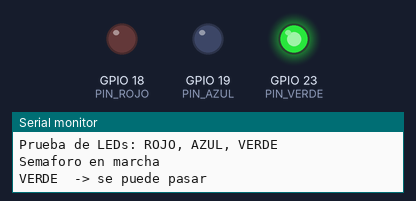
Bench run of a sketch on a simulated ESP32. On the bench: output pins drawn as LEDs (lit = HIGH), the last lines printed to the serial monitor.

Above: at 4.0 s.
At 6.62 s:
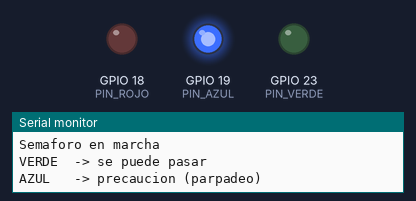
At 7.87 s:
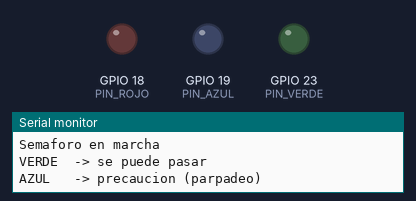
At 12.0 s:
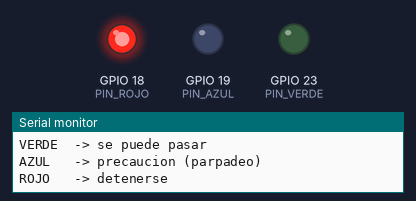
Timing chart, 0 to 18.4 s (numbered marks = the images above):
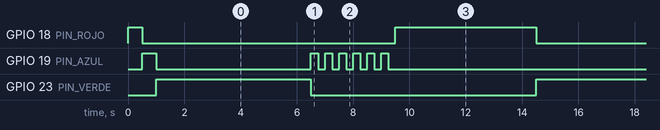

The sketch:

P1_Semaforo.ino
```cpp
/*
  PROYECTO 1 - SEMÁFORO
  CFGB Informática y Comunicaciones · Módulo 3015
  Placa: ACEBOTT ESP32 Plus (en Arduino IDE: "ESP32 Dev Module")

  CONEXIONES (interruptor de la placa en 3.3V):
    Módulo LED ROJO  -> conector G-V-S del GPIO 18
    Módulo LED AZUL  -> conector G-V-S del GPIO 19 (hace de luz "ámbar")
    Módulo LED VERDE -> conector G-V-S del GPIO 23
  En cada módulo: G = GND (cable negro), V = alimentación (cable rojo),
  S = señal (cable de color).

  FUNCIONAMIENTO: verde 5 s -> azul parpadeando 3 s -> rojo 5 s -> repetir.
  El Monitor Serie (115200 baudios) muestra en qué fase está el semáforo.
*/

// --- 1. Pines (si cambias un cable de sitio, cambia aquí el número) ---
const int PIN_ROJO  = 18;
const int PIN_AZUL  = 19;
const int PIN_VERDE = 23;

// --- 2. Tiempos en milisegundos (1000 ms = 1 segundo) ---
const unsigned long T_VERDE = 5000;
const unsigned long T_AMBAR = 3000;   // tiempo total del parpadeo azul
const unsigned long T_ROJO  = 5000;
const unsigned long T_PARPADEO = 250; // medio periodo del parpadeo

// Apaga los tres LEDs
void apagarTodo() {
  digitalWrite(PIN_ROJO, LOW);
  digitalWrite(PIN_AZUL, LOW);
  digitalWrite(PIN_VERDE, LOW);
}

void setup() {
  Serial.begin(115200);          // abre el Monitor Serie a 115200 baudios
  pinMode(PIN_ROJO, OUTPUT);     // los tres pines son SALIDAS digitales
  pinMode(PIN_AZUL, OUTPUT);
  pinMode(PIN_VERDE, OUTPUT);
  apagarTodo();

  // Prueba inicial: enciende cada LED 0,5 s para comprobar el montaje
  Serial.println("Prueba de LEDs: ROJO, AZUL, VERDE");
  int pines[3] = {PIN_ROJO, PIN_AZUL, PIN_VERDE};
  for (int i = 0; i < 3; i++) {
    digitalWrite(pines[i], HIGH);
    delay(500);
    digitalWrite(pines[i], LOW);
  }
  Serial.println("Semaforo en marcha");
}

void loop() {
  // FASE 1: VERDE (los coches pasan)
  apagarTodo();
  digitalWrite(PIN_VERDE, HIGH);
  Serial.println("VERDE  -> se puede pasar");
  delay(T_VERDE);

  // FASE 2: AZUL PARPADEANDO (precaución, equivale al ámbar)
  digitalWrite(PIN_VERDE, LOW);
  Serial.println("AZUL   -> precaucion (parpadeo)");
  unsigned long inicio = millis();
  while (millis() - inicio < T_AMBAR) {
    digitalWrite(PIN_AZUL, HIGH);
    delay(T_PARPADEO);
    digitalWrite(PIN_AZUL, LOW);
    delay(T_PARPADEO);
  }

  // FASE 3: ROJO (los coches se detienen)
  digitalWrite(PIN_ROJO, HIGH);
  Serial.println("ROJO   -> detenerse");
  delay(T_ROJO);
}
```

Measured:
- by itself, GPIO 18 (PIN_ROJO), GPIO 23 (PIN_VERDE): alternates HIGH for 5.0 s and LOW for 8.0 s
- by itself, GPIO 19 (PIN_AZUL): repeats every 13.0 s: 5 × (HIGH 0.25 s, LOW 0.25 s), HIGH 0.25 s, LOW 10.3 s
- by itself, everything shown: repeats every 13.0 s, in 14 steps
